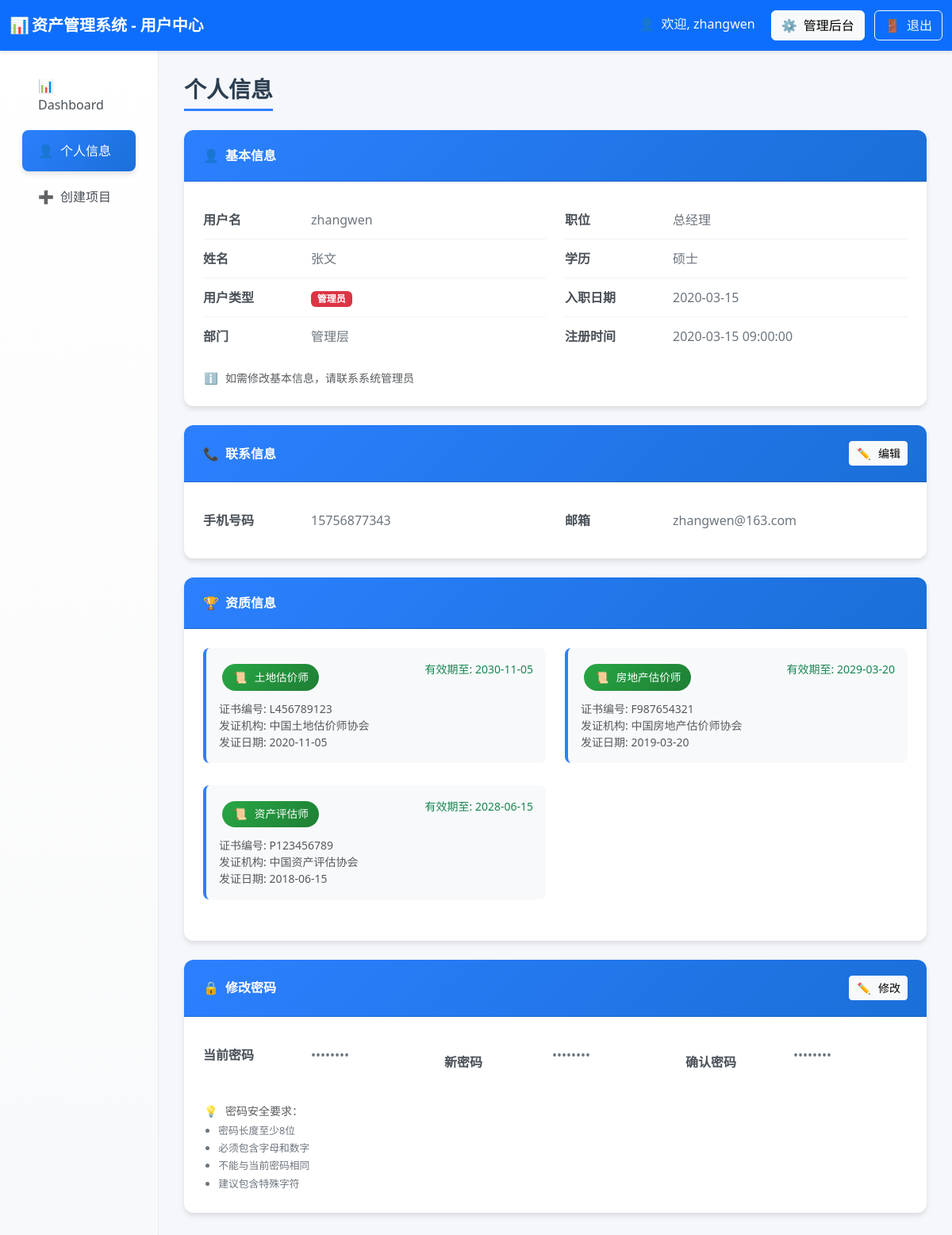
The page /user_profile (signed in) on the database as committed earlier.
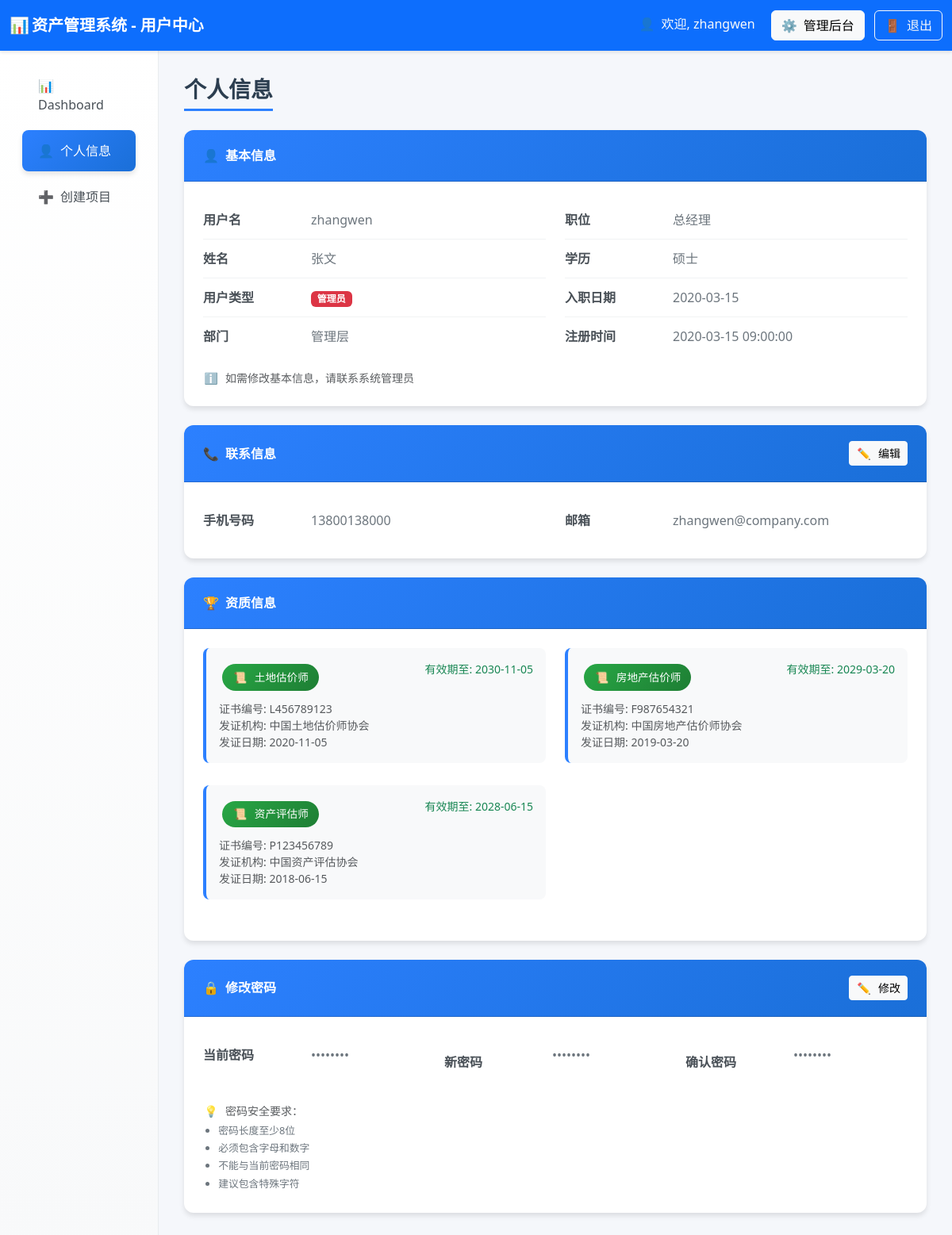
The same page on the database as committed later.
### tables this page shows
CREATE TABLE users (
        id INTEGER PRIMARY KEY AUTOINCREMENT,
        username TEXT UNIQUE NOT NULL,
        realname TEXT,
        user_type TEXT,
        password TEXT,
        -- 新增字段
        phone TEXT,
        email TEXT,
        hire_date TEXT,
        education TEXT,
        position TEXT,
        department TEXT,
        create_time TEXT DEFAULT CURRENT_TIMESTAMP,
        update_time TEXT DEFAULT CURRENT_TIMESTAMP
    );

CREATE TABLE user_qualifications (
        id INTEGER PRIMARY KEY AUTOINCREMENT,
        username TEXT NOT NULL,
        qualification_type TEXT NOT NULL,
        qualification_number TEXT,
        issue_date TEXT,
        expiry_date TEXT,
        issue_authority TEXT,
        FOREIGN KEY (username) REFERENCES users (username),
        UNIQUE(username, qualification_type)
    );

### routes/user_routes.py (the view)
@router.get("/user_profile", response_class=HTMLResponse)
async def user_profile(
    request: Request,
    user: dict = Depends(login_required),
    db: sqlite3.Connection = Depends(get_db)
):
    try:
        print(f"用户个人信息页面，用户名: {user['username']}")
        user_profile = await user_service.get_user_profile(user["username"], db)
        user_qualifications = await user_service.get_user_qualifications(user["username"], db)
        stats = await user_service.get_user_basic_stats(user, db)
        today = datetime.now().strftime("%Y-%m-%d")
        return templates.TemplateResponse("user_profile.html", {
            "request": request,
            "user": user,
            "user_profile": user_profile,
            "user_qualifications": user_qualifications,  # 添加资质信息
            "stats": stats,
            "today": today
        })
    except Exception as e:
        print(f"查询失败！！！错误: {str(e)}")
        import traceback
        print(f"完整错误: {traceback.format_exc()}")
        return templates.TemplateResponse("user_profile.html", {
            "request": request,
            "user": user,
            "user_profile": {},
            "user_qualifications": [],  # 空列表
            "stats": {},
            "today": today,
            "error": str(e)
        })

### templates/user_profile.html (shortened to what this page needs)
<!DOCTYPE html>
<html lang="zh-CN">
<head>
    <link href="https://cdn.jsdelivr.net/npm/bootstrap@5.3.2/dist/css/bootstrap.min.css" rel="stylesheet">
    <link rel="stylesheet"
        href="https://cdnjs.cloudflare.com/ajax/libs/bootstrap-icons/1.11.0/font/bootstrap-icons.min.css">
</head>
<body>
    <nav class="navbar navbar-dark bg-primary">
        <div class="container-fluid">
            <span class="navbar-brand mb-0 h1 fw-bold">
                <span class="fallback-icon">📊</span>资产管理系统 - 用户中心
            </span>
            <div>
                <span class="text-light me-3">
                    <span class="fallback-icon">👤</span>欢迎, {{ user.username }}
                </span>
                {% if user.user_type == 'admin' %}
                <a href="/admin_projects" class="btn btn-light me-2">
                    <span class="fallback-icon">⚙️</span>管理后台
                </a>
                {% endif %}
                <a href="/logout" class="btn btn-outline-light">
                    <span class="fallback-icon">🚪</span>退出
                </a>
            </div>
        </div>
    </nav>
    <div class="container-fluid">
        <div class="row">
            <div class="col-md-3 col-lg-2 sidebar">
                <nav class="nav flex-column p-3">
                    <a class="nav-link" href="/user_dashboard">
                        <span class="fallback-icon">📊</span>Dashboard
                    </a>
                    <a class="nav-link active" href="/user_profile">
                        <span class="fallback-icon">👤</span>个人信息
                    </a>
                    <a class="nav-link" href="/create_project">
                        <span class="fallback-icon">➕</span>创建项目
                    </a>
                </nav>
            </div>
            <div class="col-md-9 col-lg-10 main-content">
                <h3 class="page-title">个人信息</h3>
                <div class="card profile-card">
                    <div class="card-header">
                        <span><span class="fallback-icon">👤</span>基本信息</span>
                    </div>
                    <div class="card-body">
                        <div class="row">
                            <div class="col-md-6">
                                <div class="info-item">
                                    <span class="info-label">用户名</span>
                                    <span class="info-value">{{ user_profile.username }}</span>
                                </div>
                                <div class="info-item">
                                    <span class="info-label">姓名</span>
                                    <span class="info-value">{{ user_profile.realname or '未设置' }}</span>
                                </div>
                                <div class="info-item">
                                    <span class="info-label">用户类型</span>
                                    <span class="info-value">
                                        {% if user_profile.user_type == 'admin' %}
                                        <span class="badge bg-danger">管理员</span>
                                        {% else %}
                                        <span class="badge bg-primary">普通用户</span>
                                        {% endif %}
                                    </span>
                                </div>
                                <div class="info-item">
                                    <span class="info-label">部门</span>
                                    <span class="info-value">{{ user_profile.department or '未设置' }}</span>
                                </div>
                            </div>
                            <div class="col-md-6">
                                <div class="info-item">
                                    <span class="info-label">职位</span>
                                    <span class="info-value">{{ user_profile.position or '未设置' }}</span>
                                </div>
                                <div class="info-item">
                                    <span class="info-label">学历</span>
                                    <span class="info-value">{{ user_profile.education or '未设置' }}</span>
                                </div>
                                <div class="info-item">
                                    <span class="info-label">入职日期</span>
                                    <span class="info-value">{{ user_profile.hire_date or '未设置' }}</span>
                                </div>
                                <div class="info-item">
                                    <span class="info-label">注册时间</span>
                                    <span class="info-value">{{ user_profile.create_time or '未设置' }}</span>
                                </div>
                            </div>
                        </div>
                        <div class="mt-3">
                            <small class="text-muted">
                                <span class="fallback-icon">ℹ️</span>如需修改基本信息，请联系系统管理员
                            </small>
                        </div>
                    </div>
                </div>
                <div class="card profile-card">
                    <div class="card-header d-flex justify-content-between align-items-center">
                        <span><span class="fallback-icon">📞</span>联系信息</span>
                        <button class="btn btn-light btn-sm" onclick="toggleEditMode('contactInfo')">
                            <span class="fallback-icon">✏️</span>编辑
                        </button>
                    </div>
                    <div class="card-body">
                        <form id="contactInfoForm" method="post" action="/user_profile/update">
                            <div class="row">
                                <div class="col-md-6">
                                    <div class="info-item">
                                        <span class="info-label">手机号码</span>
                                        <div class="info-value">
                                            <span id="phoneDisplay">{{ user_profile.phone or '未设置' }}</span>
                                        </div>
                                    </div>
                                </div>
                                <div class="col-md-6">
                                    <div class="info-item">
                                        <span class="info-label">邮箱</span>
                                        <div class="info-value">
                                            <span id="emailDisplay">{{ user_profile.email or '未设置' }}</span>
                                        </div>
                                    </div>
                                </div>
                            </div>
                        </form>
                    </div>
                </div>
                <div class="card profile-card">
                    <div class="card-header">
                        <span><span class="fallback-icon">🏆</span>资质信息</span>
                    </div>
                    <div class="card-body">
                        {% if user_qualifications %}
                        <div class="row">
                            {% for qual in user_qualifications %}
                            <div class="col-md-6 mb-3">
                                <div class="qualification-item">
                                    <div class="d-flex justify-content-between align-items-start mb-2">
                                        <span class="qualification-badge">
                                            <span class="fallback-icon">📜</span>{{ qual.qualification_type }}
                                        </span>
                                        {% if qual.expiry_date %}
                                        <small
                                            class="text-{% if qual.expiry_date > today %}success{% else %}danger{% endif %}">
                                            有效期至: {{ qual.expiry_date }}
                                        </small>
                                        {% endif %}
                                    </div>
                                    {% if qual.qualification_number %}
                                    <div class="text-muted small">
                                        证书编号: {{ qual.qualification_number }}
                                    </div>
                                    {% endif %}
                                    {% if qual.issue_authority %}
                                    <div class="text-muted small">
                                        发证机构: {{ qual.issue_authority }}
                                    </div>
                                    {% endif %}
                                    {% if qual.issue_date %}
                                    <div class="text-muted small">
                                        发证日期: {{ qual.issue_date }}
                                    </div>
                                    {% endif %}
                                </div>
                            </div>
                            {% endfor %}
                        </div>
                        {% else %}
                        <div class="text-center text-muted py-4">
                            <span class="fallback-icon">📝</span>
                            <p class="mb-0">暂无资质信息</p>
                        </div>
                        {% endif %}
                    </div>
                </div>
                <div class="card profile-card">
                    <div class="card-header d-flex justify-content-between align-items-center">
                        <span><span class="fallback-icon">🔒</span>修改密码</span>
                        <button class="btn btn-light btn-sm" onclick="toggleEditMode('passwordChange')">
                            <span class="fallback-icon">✏️</span>修改
                        </button>
                    </div>
                    <div class="card-body">
                        <form id="passwordChangeForm" method="post" action="/user_profile/change_password">
                            <div class="row">
                                <div class="col-md-4">
                                    <div class="info-item">
                                        <span class="info-label">当前密码</span>
                                        <div class="info-value">
                                            <span id="currentPasswordDisplay">••••••••</span>
                                        </div>
                                    </div>
                                </div>
                                <div class="col-md-4">
                                    <div class="info-item">
                                        <span class="info-label">新密码</span>
                                        <div class="info-value">
                                            <span id="newPasswordDisplay">••••••••</span>
                                            <div class="password-feedback" id="passwordFeedback"></div>
                                        </div>
                                    </div>
                                </div>
                                <div class="col-md-4">
                                    <div class="info-item">
                                        <span class="info-label">确认密码</span>
                                        <div class="info-value">
                                            <span id="confirmPasswordDisplay">••••••••</span>
                                            <div class="password-feedback" id="confirmPasswordFeedback"></div>
                                        </div>
                                    </div>
                                </div>
                            </div>
                        </form>
                        <div class="password-tips mt-3">
                            <small class="text-muted">
                                <span class="fallback-icon">💡</span>密码安全要求：
                                <ul class="mb-0 mt-1">
                                    <li>密码长度至少8位</li>
                                    <li>必须包含字母和数字</li>
                                    <li>不能与当前密码相同</li>
                                    <li>建议包含特殊字符</li>
                                </ul>
                            </small>
                        </div>
                    </div>
                </div>
            </div>
        </div>
    </div>
</body>
</html>

Rows that differ between the two databases and show on the page:
changed users "zhangwen": phone "15756877343" → "13800138000"; email "zhangwen@163.com" → "zhangwen@company.com"
